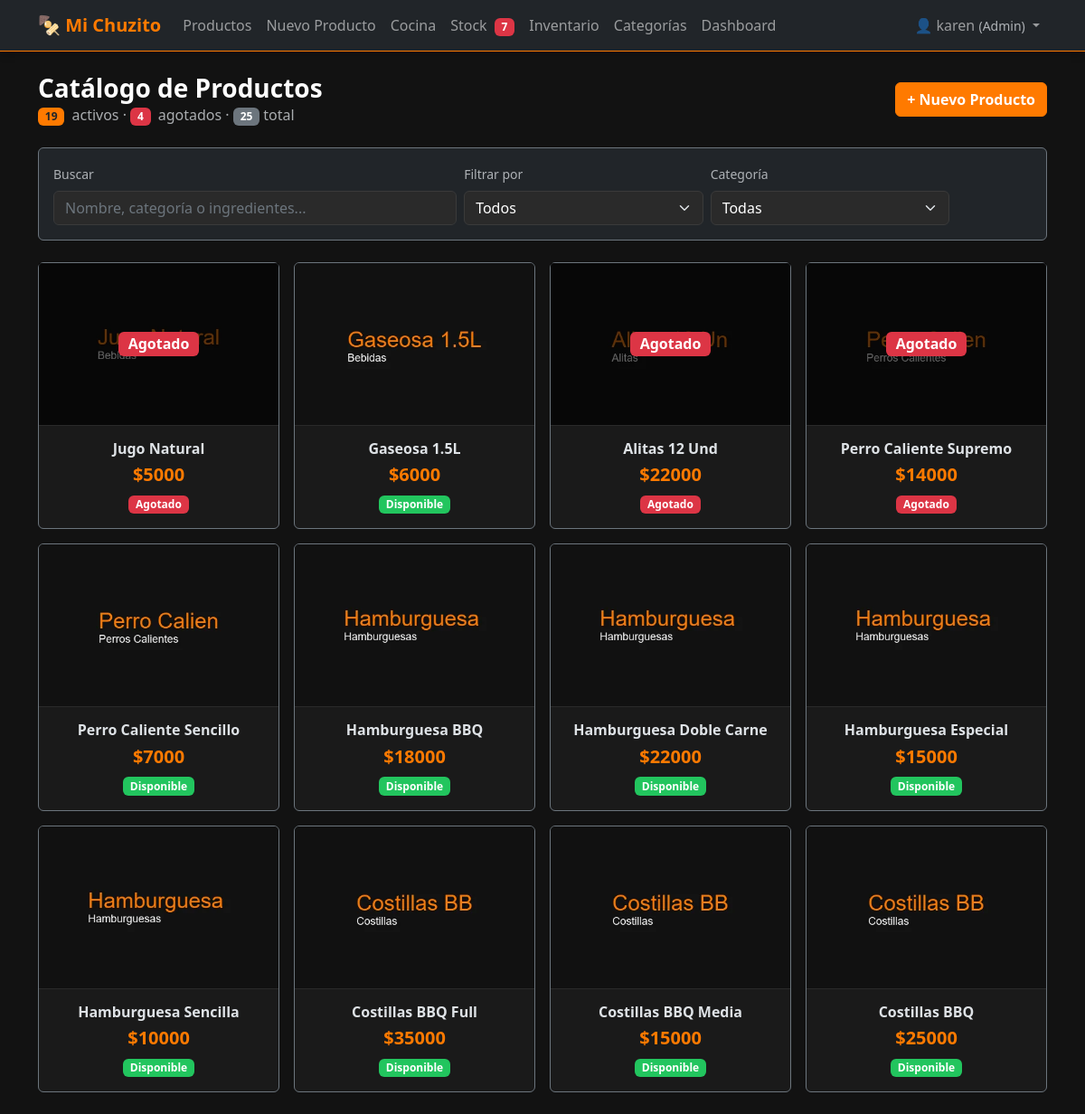
Screenshot of / (signed in) with the database file from the repository.
### productos/models.py (models this page shows, shortened)
class Producto(models.Model):
    ESTADO_CHOICES = [
        ("activo", "Activo"),
        ("inactivo", "Inactivo"),
    ]
    nombre_validator = RegexValidator(
        regex=r"^[a-zA-ZáéíóúÁÉÍÓÚñÑ0-9\s]{3,100}$",
        message="El nombre solo permite letras, números y espacios (3-100 caracteres).",
    )
    precio_validator = RegexValidator(
        regex=r"^\d+(\.\d{1,2})?$",
        message="Ingrese un precio válido (ej: 15000 o 15000.00).",
    )
    stock_validator = RegexValidator(
        regex=r"^[0-9]+$",
        message="El stock solo permite números enteros positivos.",
    )
    nombre = models.CharField(
        max_length=100,
        validators=[nombre_validator],
        db_index=True,
    )
    descripcion = models.TextField(blank=True, null=True)
    categoria = models.ForeignKey(
        Categoria,
        on_delete=models.PROTECT,
        related_name="productos",
    )
    precio = models.DecimalField(
        max_digits=10,
        decimal_places=2,
        validators=[precio_validator, MinValueValidator(0.01)],
    )
    imagen = models.ImageField(
        upload_to="productos/",
        blank=True,
        null=True,
    )
    ingredientes = models.TextField(blank=True, null=True, help_text="Separar por comas")
    tiempo_preparacion = models.PositiveIntegerField(
        help_text="Tiempo en minutos",
        blank=True,
        null=True,
    )
    disponibilidad = models.BooleanField(default=True)
    stock = models.PositiveIntegerField(
        default=0,
        validators=[stock_validator],
    )
    fecha_creacion = models.DateTimeField(auto_now_add=True)
    fecha_actualizacion = models.DateTimeField(auto_now=True)
    estado = models.CharField(max_length=10, choices=ESTADO_CHOICES, default="activo")
    class Meta:
        verbose_name = "Producto"
        verbose_name_plural = "Productos"
        ordering = ["-fecha_creacion"]
        indexes = [
            models.Index(fields=["nombre"]),
            models.Index(fields=["categoria"]),
            models.Index(fields=["estado"]),
            models.Index(fields=["disponibilidad"]),
        ]

### productos/views.py (the view)
# urls.py: path("", views.ProductoListView.as_view(), name="list"),
class ProductoListView(LoginRequiredMixin, ListView):
    model = Producto
    template_name = "productos/list.html"
    context_object_name = "productos"
    paginate_by = 12
    def get_queryset(self):
        return Producto.objects.filter(estado="activo").select_related("categoria")
    def get_context_data(self, **kwargs):
        context = super().get_context_data(**kwargs)
        context["categorias"] = Categoria.objects.filter(estado=True)
        context["total_productos"] = Producto.objects.count()
        context["activos"] = Producto.objects.filter(estado="activo").count()
        context["agotados"] = Producto.objects.filter(
            disponibilidad=False, estado="activo"
        ).count()
        return context

### productos/context_processors.py (called while the page is built)
def stock_alert_count(request):
    if request.user.is_authenticated:
        umbral = getattr(settings, "STOCK_MINIMO_ALERTA", 5)
        agotados = Producto.objects.filter(estado="activo", stock=0).count()
        bajo_stock = Producto.objects.filter(
            estado="activo", stock__gt=0, stock__lte=umbral
        ).count()
        return {"stock_criticos": agotados + bajo_stock}
    return {"stock_criticos": 0}

### productos/context_processors_role.py (called while the page is built, shortened)
def role_context(request):
    if request.user.is_authenticated:
        return {
            "user_role": get_user_role(request.user),
            "is_admin": get_user_role(request.user) == "Admin",
            "is_cocina": get_user_role(request.user) == "Cocina",
            "is_cajero": get_user_role(request.user) == "Cajero",
        }

### productos/roles.py (called while the page is built)
def get_user_role(user):
    if not user.is_authenticated:
        return None
    if user.is_superuser:
        return "Admin"
    groups = user.groups.values_list("name", flat=True)
    for role in ["Admin", "Cocina", "Cajero"]:
        if role in groups:
            return role
    return None

### productos/templates/productos/list.html (shortened to what this page needs)
{% extends "productos/base.html" %}
{% load static %}
{% block content %}
<div class="d-flex justify-content-between align-items-center mb-4">
    <div>
        <h1 class="h3 fw-bold mb-0">Catálogo de Productos</h1>
        <p class="text-muted mb-0">
            <span class="badge bg-warning text-dark me-1">{{ activos }}</span> activos ·
            <span class="badge bg-danger me-1">{{ agotados }}</span> agotados ·
            <span class="badge bg-secondary">{{ total_productos }}</span> total
        </p>
    </div>
    <a href="{% url 'productos:create' %}" class="btn btn-warning fw-bold">
        + Nuevo Producto
    </a>
</div>
<div class="card bg-dark border-secondary mb-4">
    <div class="card-body">
        <div class="row g-2 align-items-end">
            <div class="col-md-5">
                <label class="form-label small text-muted">Buscar</label>
                <input type="text"
                       id="searchInput"
                       class="form-control"
                       placeholder="Nombre, categoría o ingredientes..."
                       hx-get="{% url 'productos:htmx_search' %}"
                       hx-trigger="keyup changed delay:300ms"
                       hx-target="#productosContainer"
                       hx-indicator="#searchIndicator">
            </div>
            <div class="col-md-3">
                <label class="form-label small text-muted">Filtrar por</label>
                <select id="filterSelect" class="form-select"
                        hx-get="{% url 'productos:htmx_filter' %}"
                        hx-trigger="change"
                        hx-target="#productosContainer"
                        hx-indicator="#searchIndicator">
                    <option value="">Todos</option>
                </select>
            </div>
            <div class="col-md-3">
                <label class="form-label small text-muted">Categoría</label>
                <select id="categoryFilter" class="form-select"
                        hx-get="{% url 'productos:htmx_filter' %}"
                        hx-trigger="change"
                        hx-target="#productosContainer"
                        hx-indicator="#searchIndicator">
                    <option value="">Todas</option>
                </select>
            </div>
            <div class="col-md-1">
            </div>
        </div>
    </div>
</div>
<div id="productosContainer">
    {% include "productos/_product_cards.html" %}
</div>
{% endblock %}

### productos/templates/productos/base.html (shortened to what this page needs)
<!DOCTYPE html>
{% load static %}
<html lang="es" data-bs-theme="dark">
<head>
    <link rel="stylesheet" href="{% static 'productos/css/bootstrap.min.css' %}">
    <link rel="stylesheet" href="{% static 'productos/css/styles.css' %}">
</head>
<body>
    {% if user.is_authenticated %}
    <nav class="navbar navbar-expand-lg navbar-dark bg-dark border-bottom border-warning">
        <div class="container">
            <a class="navbar-brand fw-bold text-warning" href="{% url 'productos:list' %}">
                🍢 Mi Chuzito
            </a>
            <div class="collapse navbar-collapse" id="navbarNav">
                <ul class="navbar-nav me-auto">
                    {% if is_admin or is_cajero %}
                    <li class="nav-item">
                        <a class="nav-link" href="{% url 'productos:list' %}">Productos</a>
                    </li>
                    {% endif %}
                    {% if is_admin or is_cajero %}
                    <li class="nav-item">
                        <a class="nav-link" href="{% url 'productos:create' %}">Nuevo Producto</a>
                    </li>
                    {% endif %}
                    {% if is_admin or is_cocina %}
                    <li class="nav-item">
                        <a class="nav-link" href="{% url 'cocina:dashboard' %}">Cocina</a>
                    </li>
                    {% endif %}
                    <li class="nav-item">
                        <a class="nav-link" href="{% url 'productos:stock_alertas' %}">
                            Stock
                            {% if stock_criticos > 0 %}
                            <span class="badge bg-danger ms-1">{{ stock_criticos }}</span>
                            {% endif %}
                        </a>
                    </li>
                    <li class="nav-item">
                        <a class="nav-link" href="{% url 'productos:inventario' %}">Inventario</a>
                    </li>
                    {% if is_admin %}
                    <li class="nav-item">
                        <a class="nav-link" href="{% url 'productos:categoria_list' %}">Categorías</a>
                    </li>
                    <li class="nav-item">
                        <a class="nav-link" href="{% url 'productos:dashboard' %}">Dashboard</a>
                    </li>
                    {% endif %}
                </ul>
                <ul class="navbar-nav">
                    <li class="nav-item dropdown">
                        <a class="nav-link dropdown-toggle" href="#" role="button" data-bs-toggle="dropdown">
                            👤 {{ user.username }}
                            {% if user_role %}
                            <small class="text-muted d-none d-lg-inline">({{ user_role }})</small>
                            {% endif %}
                        </a>
                    </li>
                </ul>
            </div>
        </div>
    </nav>
    {% endif %}
    <main class="container py-4">
        {% block content %}{% endblock %}
    </main>
</body>
</html>

### productos/templates/productos/_product_cards.html
{% load static %}
{% if productos %}
<div class="row g-3">
    {% for producto in productos %}
    <div class="col-6 col-md-4 col-lg-3">
        <div class="card h-100 border-secondary producto-card"
             data-producto-id="{{ producto.id }}"
             style="cursor: pointer;">
            <div class="card-img-wrapper position-relative" style="height: 180px; overflow: hidden;">
                {% if producto.imagen %}
                <img src="{{ producto.imagen.url }}" class="card-img-top h-100 w-100" style="object-fit: cover;" alt="{{ producto.nombre }}">
                {% else %}
                <div class="d-flex align-items-center justify-content-center h-100 bg-secondary bg-opacity-25">
                    <span style="font-size: 3rem;">🍽️</span>
                </div>
                {% endif %}
                {% if not producto.disponibilidad %}
                <div class="position-absolute top-0 start-0 w-100 h-100 d-flex align-items-center justify-content-center" style="background: rgba(0,0,0,0.6);">
                    <span class="badge bg-danger fs-6">Agotado</span>
                </div>
                {% endif %}
            </div>
            <div class="card-body text-center">
                <h6 class="card-title fw-bold mb-1">{{ producto.nombre }}</h6>
                <p class="text-warning fw-bold fs-5 mb-1">${{ producto.precio|floatformat:0|add:"" }}</p>
                {% if producto.disponibilidad %}
                <span class="badge bg-success">Disponible</span>
                {% else %}
                <span class="badge bg-danger">Agotado</span>
                {% endif %}
            </div>
        </div>
    </div>
    {% endfor %}
</div>
{% else %}
<div class="text-center py-5">
    <span style="font-size: 4rem;">🍽️</span>
    <p class="text-muted mt-3">No se encontraron productos.</p>
</div>
{% endif %}

### productos/static/productos/css/styles.css (style rules this page uses)
:root { --black: #121212; --orange: #FF7A00; --green: #22C55E; --white: #FFFFFF; }
body { background-color: var(--black); color: var(--white); font-family: 'Segoe UI', system-ui, -apple-system, sans-serif; min-height: 100vh; }
.navbar { box-shadow: 0 2px 10px rgba(0,0,0,0.3); }
.card { transition: transform 0.2s ease, box-shadow 0.2s ease; background-color: #1a1a1a; }
.producto-card { transition: transform 0.2s ease, box-shadow 0.2s ease; border: 1px solid #2a2a2a; }
.btn-warning { background-color: var(--orange); border-color: var(--orange); color: var(--white); }
.text-warning { color: var(--orange) !important; }
.bg-warning { background-color: var(--orange) !important; }
.border-warning { border-color: var(--orange) !important; }
.badge.bg-success { background-color: var(--green) !important; }
.form-control, .form-select { background-color: #2a2a2a; border-color: #3a3a3a; color: var(--white); }
.form-control::placeholder { color: #6c757d; }
.card-img-wrapper { border-bottom: 1px solid #2a2a2a; }

### rows the page displays
Producto: disponibilidad "Agotado", nombre "Jugo Natural", precio|add "5000"
Producto: imagen (picture), nombre "Gaseosa 1.5L", precio|add "6000", disponibilidad "Disponible"
Producto: disponibilidad "Agotado", nombre "Alitas 12 Und", precio|add "22000"
Producto: disponibilidad "Agotado", nombre "Perro Caliente Supremo", precio|add "14000"
Producto: imagen (picture), nombre "Perro Caliente Sencillo", precio|add "7000", disponibilidad "Disponible"
Producto: imagen (picture), nombre "Hamburguesa BBQ", precio|add "18000", disponibilidad "Disponible"
Producto: imagen (picture), nombre "Hamburguesa Doble Carne", precio|add "22000", disponibilidad "Disponible"
Producto: imagen (picture), nombre "Hamburguesa Especial", precio|add "15000", disponibilidad "Disponible"
Producto: imagen (picture), nombre "Hamburguesa Sencilla", precio|add "10000", disponibilidad "Disponible"
Producto: imagen (picture), nombre "Costillas BBQ Full", precio|add "35000", disponibilidad "Disponible"
Producto: imagen (picture), nombre "Costillas BBQ Media", precio|add "15000", disponibilidad "Disponible"
Producto: imagen (picture), nombre "Costillas BBQ", precio|add "25000", disponibilidad "Disponible"

### other values shown
{{ stock_criticos }} "7"
{{ user.username }} "karen"
{{ user_role }} "Admin"
{{ activos }} "19"
{{ agotados }} "4"
{{ total_productos }} "25"
